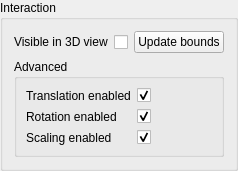
    <widget class="ctkCollapsibleGroupBox" name="InteractionCollapsibleGroupBox">
     <property name="title">
      <string>Interaction</string>
     </property>
     <layout class="QFormLayout" name="formLayout">
      <property name="fieldGrowthPolicy">
       <enum>QFormLayout::AllNonFixedFieldsGrow</enum>
      </property>
      <item row="2" column="0" colspan="2">
       <widget class="ctkCollapsibleGroupBox" name="CollapsibleGroupBox">
        <property name="title">
         <string>Advanced</string>
        </property>
        <property name="collapsed">
         <bool>true</bool>
        </property>
        <layout class="QFormLayout" name="formLayout_2">
         <item row="0" column="0">
          <widget class="QLabel" name="label_6">
           <property name="text">
            <string>Translation enabled</string>
           </property>
          </widget>
         </item>
         <item row="0" column="1">
          <widget class="QCheckBox" name="InteractiveTranslationCheckBox">
           <property name="text">
            <string/>
           </property>
           <property name="checked">
            <bool>true</bool>
           </property>
          </widget>
         </item>
         <item row="1" column="0">
          <widget class="QLabel" name="label_9">
           <property name="text">
            <string>Rotation enabled</string>
           </property>
          </widget>
         </item>
         <item row="1" column="1">
          <widget class="QCheckBox" name="InteractiveRotationCheckBox">
           <property name="text">
            <string/>
           </property>
           <property name="checked">
            <bool>true</bool>
           </property>
          </widget>
         </item>
         <item row="2" column="0">
          <widget class="QLabel" name="label_11">
           <property name="text">
            <string>Scaling enabled</string>
           </property>
          </widget>
         </item>
         <item row="2" column="1">
          <widget class="QCheckBox" name="InteractiveScalingCheckBox">
           <property name="text">
            <string/>
           </property>
           <property name="checked">
            <bool>true</bool>
           </property>
          </widget>
         </item>
        </layout>
       </widget>
      </item>
      <item row="0" column="1">
       <layout class="QHBoxLayout" name="horizontalLayout_3">
        <item>
         <widget class="QCheckBox" name="InteractionVisibleCheckBox">
          <property name="sizePolicy">
           <sizepolicy hsizetype="Fixed" vsizetype="Preferred">
            <horstretch>1</horstretch>
            <verstretch>0</verstretch>
           </sizepolicy>
          </property>
          <property name="minimumSize">
           <size>
            <width>0</width>
            <height>0</height>
           </size>
          </property>
          <property name="text">
           <string/>
          </property>
          <property name="checked">
           <bool>false</bool>
          </property>
         </widget>
        </item>
        <item>
         <widget class="QPushButton" name="UpdateBoundsPushButton">
          <property name="text">
           <string>Update bounds</string>
          </property>
         </widget>
        </item>
       </layout>
      </item>
      <item row="0" column="0">
       <widget class="QLabel" name="label_12">
        <property name="text">
         <string>Visible in 3D view</string>
        </property>
       </widget>
      </item>
     </layout>
    </widget>
